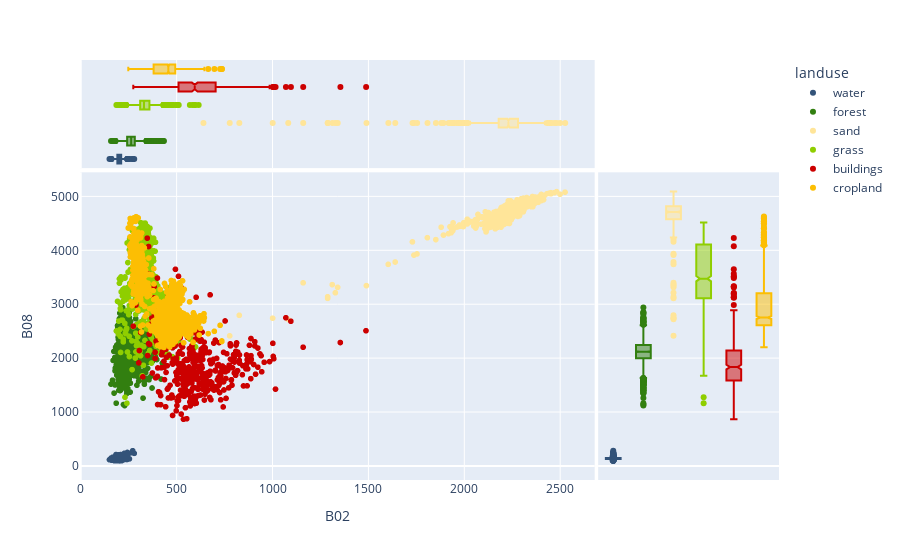

Notebook cell for this chart:
### Markdown cell above
The next step is to plot the landuse classes as a function of the different bands. In this example we use the bands Blue (B02) on the x-axis and Infrared (B08) on the y-axis.

### Code cell
# Get bands
band_x_axis = X[:,0]
band_y_axis = X[:,3]

# Make list with landuse classes and colors to be used in plot
landuse_classes_names_array = []
for landuse_class in sample_areas_array[(sample_areas_array > 0)]:
   landuse_classes_names_array.append(id_landuse_class_dict[landuse_class])
   
# Make a Pandas dataframe
df = pd.DataFrame({'x':band_x_axis, 'y':band_y_axis, 'landuse':landuse_classes_names_array})

# Plot
fig = px.scatter(df, x="x", y="y", color='landuse', marginal_x='box', marginal_y='box', category_orders={"landuse": landuse_classes_list}, color_discrete_sequence=landuse_class_color_list, labels = {"x" : "B02", "y" : "B08", })
fig.show()

### Figure 1 — Plotly figure (JSON) as saved in the notebook; plotly's stock layout.template omitted (floating-point values rounded to 4 significant figures; data arrays with more than 128 entries replaced by an {"elided": "..."} marker saying what was removed)
{"data": [{"hovertemplate": "landuse=water<br>B02=%{x}<br>B08=%{y}<extra></extra>", "legendgroup": "water", "marker": {"color": "#335379", "symbol": "circle"}, "mode": "markers", "name": "water", "showlegend": true, "type": "scattergl", "x": {"elided": "955 int values"}, "xaxis": "x", "y": {"elided": "955 int values"}, "yaxis": "y"}, {"alignmentgroup": "True", "hovertemplate": "landuse=water<br>B02=%{x}<extra></extra>", "legendgroup": "water", "marker": {"color": "#335379", "symbol": "circle"}, "name": "water", "notched": true, "offsetgroup": "water", "showlegend": false, "type": "box", "x": {"elided": "955 int values"}, "xaxis": "x3", "yaxis": "y3"}, {"alignmentgroup": "True", "hovertemplate": "landuse=water<br>B08=%{y}<extra></extra>", "legendgroup": "water", "marker": {"color": "#335379", "symbol": "circle"}, "name": "water", "notched": true, "offsetgroup": "water", "showlegend": false, "type": "box", "xaxis": "x2", "y": {"elided": "955 int values"}, "yaxis": "y2"}, {"hovertemplate": "landuse=forest<br>B02=%{x}<br>B08=%{y}<extra></extra>", "legendgroup": "forest", "marker": {"color": "#327f10", "symbol": "circle"}, "mode": "markers", "name": "forest", "showlegend": true, "type": "scattergl", "x": {"elided": "3021 int values"}, "xaxis": "x", "y": {"elided": "3021 int values"}, "yaxis": "y"}, {"alignmentgroup": "True", "hovertemplate": "landuse=forest<br>B02=%{x}<extra></extra>", "legendgroup": "forest", "marker": {"color": "#327f10", "symbol": "circle"}, "name": "forest", "notched": true, "offsetgroup": "forest", "showlegend": false, "type": "box", "x": {"elided": "3021 int values"}, "xaxis": "x3", "yaxis": "y3"}, {"alignmentgroup": "True", "hovertemplate": "landuse=forest<br>B08=%{y}<extra></extra>", "legendgroup": "forest", "marker": {"color": "#327f10", "symbol": "circle"}, "name": "forest", "notched": true, "offsetgroup": "forest", "showlegend": false, "type": "box", "xaxis": "x2", "y": {"elided": "3021 int values"}, "yaxis": "y2"}, {"hovertemplate": "landuse=sand<br>B02=%{x}<br>B08=%{y}<extra></extra>", "legendgroup": "sand", "marker": {"color": "#ffe599", "symbol": "circle"}, "mode": "markers", "name": "sand", "showlegend": true, "type": "scattergl", "x": {"elided": "688 int values"}, "xaxis": "x", "y": {"elided": "688 int values"}, "yaxis": "y"}, {"alignmentgroup": "True", "hovertemplate": "landuse=sand<br>B02=%{x}<extra></extra>", "legendgroup": "sand", "marker": {"color": "#ffe599", "symbol": "circle"}, "name": "sand", "notched": true, "offsetgroup": "sand", "showlegend": false, "type": "box", "x": {"elided": "688 int values"}, "xaxis": "x3", "yaxis": "y3"}, {"alignmentgroup": "True", "hovertemplate": "landuse=sand<br>B08=%{y}<extra></extra>", "legendgroup": "sand", "marker": {"color": "#ffe599", "symbol": "circle"}, "name": "sand", "notched": true, "offsetgroup": "sand", "showlegend": false, "type": "box", "xaxis": "x2", "y": {"elided": "688 int values"}, "yaxis": "y2"}, {"hovertemplate": "landuse=grass<br>B02=%{x}<br>B08=%{y}<extra></extra>", "legendgroup": "grass", "marker": {"color": "#8fce00", "symbol": "circle"}, "mode": "markers", "name": "grass", "showlegend": true, "type": "scattergl", "x": {"elided": "989 int values"}, "xaxis": "x", "y": {"elided": "989 int values"}, "yaxis": "y"}, {"alignmentgroup": "True", "hovertemplate": "landuse=grass<br>B02=%{x}<extra></extra>", "legendgroup": "grass", "marker": {"color": "#8fce00", "symbol": "circle"}, "name": "grass", "notched": true, "offsetgroup": "grass", "showlegend": false, "type": "box", "x": {"elided": "989 int values"}, "xaxis": "x3", "yaxis": "y3"}, {"alignmentgroup": "True", "hovertemplate": "landuse=grass<br>B08=%{y}<extra></extra>", "legendgroup": "grass", "marker": {"color": "#8fce00", "symbol": "circle"}, "name": "grass", "notched": true, "offsetgroup": "grass", "showlegend": false, "type": "box", "xaxis": "x2", "y": {"elided": "989 int values"}, "yaxis": "y2"}, {"hovertemplate": "landuse=buildings<br>B02=%{x}<br>B08=%{y}<extra></extra>", "legendgroup": "buildings", "marker": {"color": "#cc0000", "symbol": "circle"}, "mode": "markers", "name": "buildings", "showlegend": true, "type": "scattergl", "x": {"elided": "416 int values"}, "xaxis": "x", "y": {"elided": "416 int values"}, "yaxis": "y"}, {"alignmentgroup": "True", "hovertemplate": "landuse=buildings<br>B02=%{x}<extra></extra>", "legendgroup": "buildings", "marker": {"color": "#cc0000", "symbol": "circle"}, "name": "buildings", "notched": true, "offsetgroup": "buildings", "showlegend": false, "type": "box", "x": {"elided": "416 int values"}, "xaxis": "x3", "yaxis": "y3"}, {"alignmentgroup": "True", "hovertemplate": "landuse=buildings<br>B08=%{y}<extra></extra>", "legendgroup": "buildings", "marker": {"color": "#cc0000", "symbol": "circle"}, "name": "buildings", "notched": true, "offsetgroup": "buildings", "showlegend": false, "type": "box", "xaxis": "x2", "y": {"elided": "416 int values"}, "yaxis": "y2"}, {"hovertemplate": "landuse=cropland<br>B02=%{x}<br>B08=%{y}<extra></extra>", "legendgroup": "cropland", "marker": {"color": "#fcbe03", "symbol": "circle"}, "mode": "markers", "name": "cropland", "showlegend": true, "type": "scattergl", "x": {"elided": "1280 int values"}, "xaxis": "x", "y": {"elided": "1280 int values"}, "yaxis": "y"}, {"alignmentgroup": "True", "hovertemplate": "landuse=cropland<br>B02=%{x}<extra></extra>", "legendgroup": "cropland", "marker": {"color": "#fcbe03", "symbol": "circle"}, "name": "cropland", "notched": true, "offsetgroup": "cropland", "showlegend": false, "type": "box", "x": {"elided": "1280 int values"}, "xaxis": "x3", "yaxis": "y3"}, {"alignmentgroup": "True", "hovertemplate": "landuse=cropland<br>B08=%{y}<extra></extra>", "legendgroup": "cropland", "marker": {"color": "#fcbe03", "symbol": "circle"}, "name": "cropland", "notched": true, "offsetgroup": "cropland", "showlegend": false, "type": "box", "xaxis": "x2", "y": {"elided": "1280 int values"}, "yaxis": "y2"}], "layout": {"legend": {"title": {"text": "landuse"}, "tracegroupgap": 0}, "margin": {"t": 60}, "xaxis": {"anchor": "y", "domain": [0, 0.7363], "title": {"text": "B02"}}, "xaxis2": {"anchor": "y2", "domain": [0.7413, 1], "matches": "x2", "showgrid": false, "showline": false, "showticklabels": false, "ticks": ""}, "xaxis3": {"anchor": "y3", "domain": [0, 0.7363], "matches": "x", "showgrid": true, "showticklabels": false}, "xaxis4": {"anchor": "y4", "domain": [0.7413, 1], "matches": "x2", "showgrid": false, "showline": false, "showticklabels": false, "ticks": ""}, "yaxis": {"anchor": "x", "domain": [0, 0.7326], "title": {"text": "B08"}}, "yaxis2": {"anchor": "x2", "domain": [0, 0.7326], "matches": "y", "showgrid": true, "showticklabels": false}, "yaxis3": {"anchor": "x3", "domain": [0.7426, 1], "matches": "y3", "showgrid": false, "showline": false, "showticklabels": false, "ticks": ""}, "yaxis4": {"anchor": "x4", "domain": [0.7426, 1], "matches": "y3", "showgrid": true, "showline": false, "showticklabels": false, "ticks": ""}}}
